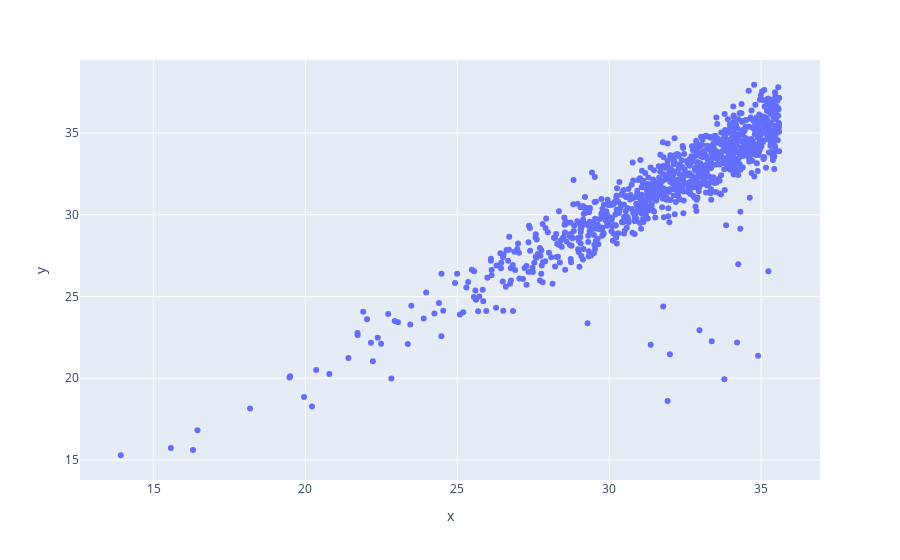

The notebook cell saved with this chart:
### Markdown cell above
## Adding Stolen Fuel

Now we have constructed our dataset we now want to add instances of stolen fuel.

Lets have a range between 2 and 15 litres stolen in 2% of the vehicals

### Code cell
stolenInstances = round(vehicalCount*0.02)


for i in range(stolenInstances):
    index = np.random.randint(0, 99)
    randar = np.random.uniform(2, 15)
    df["fuelUse"].iloc[index] = df["fuelUse"].iloc[index] - randar


fig = px.scatter(x=df["pred"], y=df["fuelUse"])
fig.show()

### Figure 1 — Plotly figure (JSON) as saved in the notebook; plotly's stock layout.template omitted (floating-point values rounded to 4 significant figures; data arrays with more than 128 entries replaced by an {"elided": "..."} marker saying what was removed)
{"data": [{"hovertemplate": "x=%{x}<br>y=%{y}<extra></extra>", "legendgroup": "", "marker": {"color": "#636efa", "symbol": "circle"}, "mode": "markers", "name": "", "orientation": "v", "showlegend": false, "type": "scatter", "x": {"elided": "1000 float values"}, "xaxis": "x", "y": {"elided": "1000 float values"}, "yaxis": "y"}], "layout": {"legend": {"tracegroupgap": 0}, "margin": {"t": 60}, "xaxis": {"anchor": "y", "domain": [0, 1], "title": {"text": "x"}}, "yaxis": {"anchor": "x", "domain": [0, 1], "title": {"text": "y"}}}}
